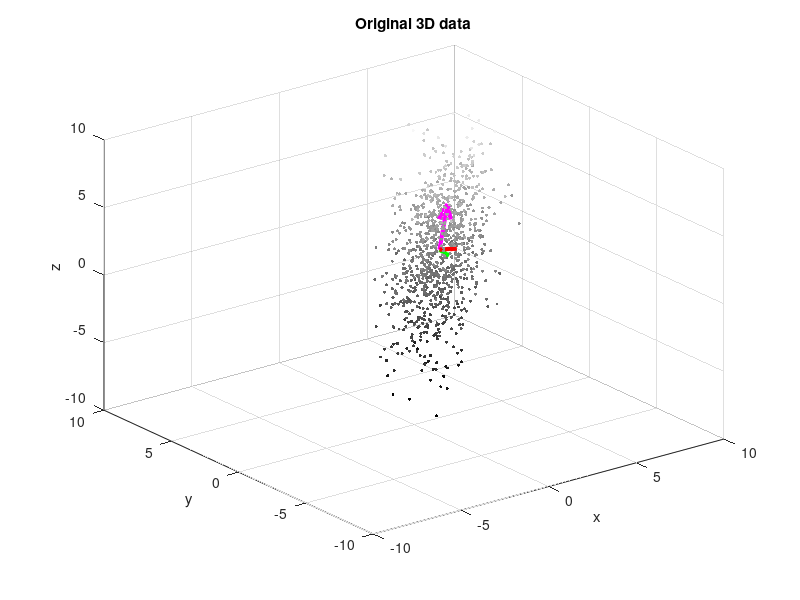
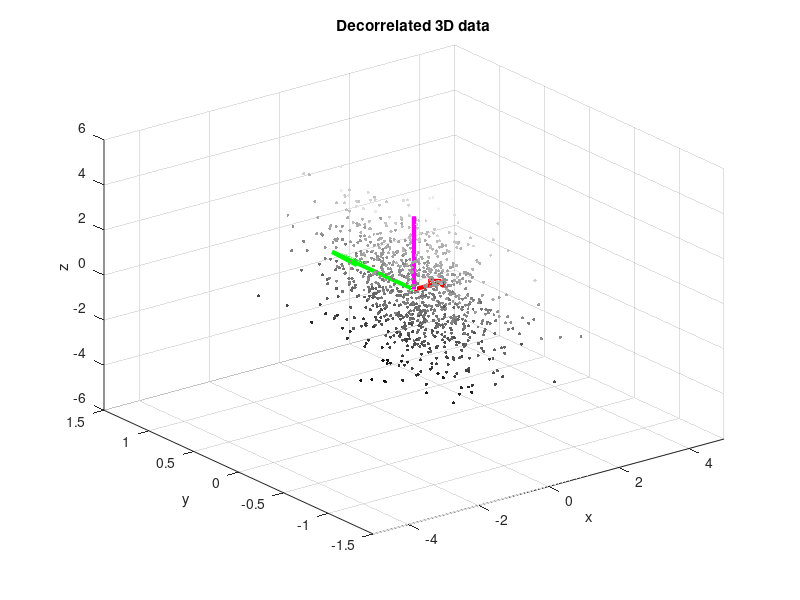
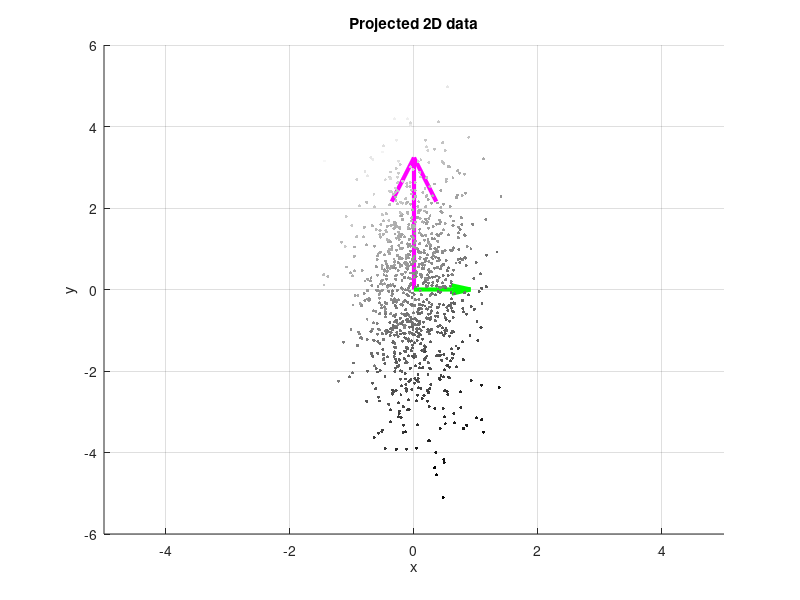
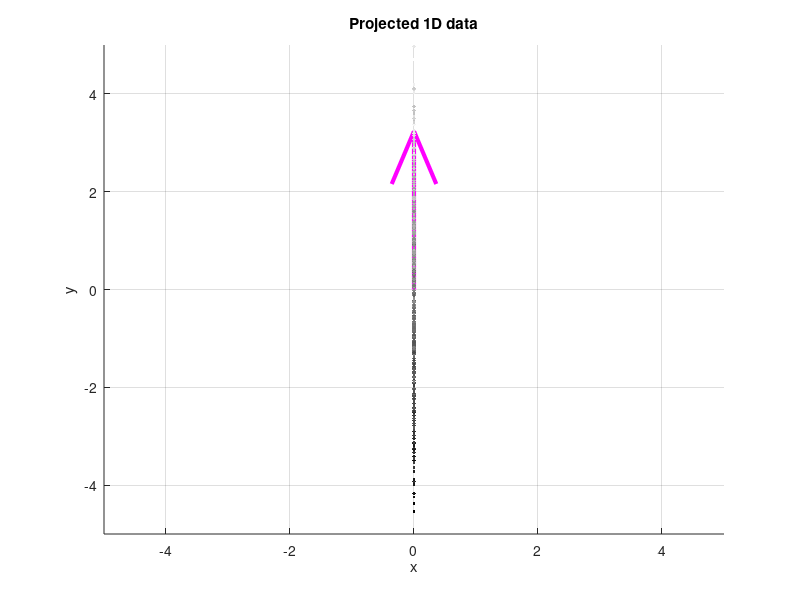

Source code (MATLAB) for these figures, in order:
%% This script generates and plots 3D data, and performs a principal
%% component analysis to decorrelate the data, and to reduce the
%% dimensionality of the feature space.

% https://www.visiondummy.com/2014/05/feature-extraction-using-pca/#PCA_as_a_decorrelation_method

% Note that matlab has an optimized function to perform PCA: princomp()
% However, in this script we perform PCA manually by calculating the
% eigenvectors, for demonstration/educational purposes.

clear ;
close all;
clc;


% Create some random data
s = [2 2 2];  % skew factor
x = randn(1000,1);
y1 = normrnd(s(1).*x,1)+3;
y2 = normrnd(s(2).*x,1)+2;
y3 = normrnd(s(3).*x,1)+1;
data = [y1 y2 y3];

 plot3(data(:,1), data(:,2), data(:,3), '.')
 
%%%%%%%%%%%%% PLOT THE ORIGINAL DATA %%%%%%%%%%%
% Get the coordinates of the data mean
avg = mean(data);
X0=avg(1);
Y0=avg(2);
Z0=avg(3);

% Plot the original data
scatter3(data(:,1), data(:,2), data(:,3), 5, data(:,3), 'filled');
colormap(gray);

% Calculate the eigenvectors and eigenvalues
covariance = cov(data)
[eigenvec, eigenval ] = eig(covariance);

% Get the index of the largest eigenvector
largest_eigenvec = eigenvec(:, 3);
largest_eigenval = eigenval(3,3);
medium_eigenvec = eigenvec(:, 2);
medium_eigenval = eigenval(2,2);
smallest_eigenvec = eigenvec(:, 1);
smallest_eigenval = eigenval(1,1);

% Plot the eigenvectors
hold on;
quiver3(X0, Y0, Z0, largest_eigenvec(1)*sqrt(largest_eigenval), largest_eigenvec(2)*sqrt(largest_eigenval), largest_eigenvec(3)*sqrt(largest_eigenval), '-m', 'LineWidth',3);
quiver3(X0, Y0, Z0, medium_eigenvec(1)*sqrt(medium_eigenval), medium_eigenvec(2)*sqrt(medium_eigenval), medium_eigenvec(3)*sqrt(medium_eigenval), '-g', 'LineWidth',3);
quiver3(X0, Y0, Z0, smallest_eigenvec(1)*sqrt(smallest_eigenval), smallest_eigenvec(2)*sqrt(smallest_eigenval), smallest_eigenvec(3)*sqrt(smallest_eigenval), '-r', 'LineWidth',3);
hold on;

% Set the axis labels
hXLabel = xlabel('x');
hYLabel = ylabel('y');
hZLabel = zlabel('z');
xlim([-10,10]);
ylim([-10,10]);
zlim([-10,10]);
title('Original 3D data');

%%%%%%%%%%%%% CENTER THE DATA %%%%%%%%%%%
data = data-repmat(avg, size(data, 1), 1);

%%%%%%%%%%%%% NORMALIZE THE DATA %%%%%%%%%%%
stdev = sqrt(diag(covariance));
data = data./repmat(stdev', size(data, 1), 1);

%%%%%%%%%%%%% DECORRELATE THE DATA %%%%%%%%%%%
decorrelateddata = (data*eigenvec);

% Plot the decorrelated data
figure;
scatter3(decorrelateddata(:,1), decorrelateddata(:,2), decorrelateddata(:,3), 5, decorrelateddata(:,3), 'filled');
colormap(gray);

% Plot the eigenvectors (which are now the axes (0,0,1), (0,1,0), (1,0,0)
% and the mean of the centered data is at (0,0,0)
hold on;
quiver3(0, 0, 0, 0, 0, 1*sqrt(largest_eigenval), '-m', 'LineWidth',3);
quiver3(0, 0, 0, 0, 1*sqrt(medium_eigenval), 0, '-g', 'LineWidth',3);
quiver3(0, 0, 0, 1*sqrt(smallest_eigenval), 0, 0, '-r', 'LineWidth',3);
hold on;

% Set the axis labels
hXLabel = xlabel('x');
hYLabel = ylabel('y');
hZLabel = zlabel('z');
xlim([-5,5]);
xlim([-5,5]);
xlim([-5,5]);
title('Decorrelated 3D data');


%%%%%%%%%%%%% PROJECT THE DATA ONTO THE 2 LARGEST EIGENVECTORS %%%%%%%%%%%

eigenvec_2d=eigenvec(:,2:3);

data_2d = data*eigenvec_2d;

% Plot the 2D data
figure;
scatter(data_2d(:,1), data_2d(:,2), 5, data(:,3), 'filled');
colormap(gray);

% Plot the eigenvectors
hold on;
quiver(0, 0, 0*sqrt(largest_eigenval), 1*sqrt(largest_eigenval), '-m', 'LineWidth',3);
quiver(0, 0, 1*sqrt(medium_eigenval), 0*sqrt(medium_eigenval), '-g', 'LineWidth',3);
hold on;

% Set the axis labels
hXLabel = xlabel('x');
hYLabel = ylabel('y');
xlim([-5,5]);
xlim([-5,5]);
title('Projected 2D data');
grid on;



%%%%%%%%%%%%% PROJECT THE DATA ONTO THE LARGEST EIGENVECTOR %%%%%%%%%%%

eigenvec_1d=eigenvec(:,3);

data_1d = data*eigenvec_1d;

% Plot the 1D data
figure;
scatter(repmat(0, size(data_1d,1), 1), data_1d, 5, data(:,3), 'filled');
colormap(gray);

% Plot the eigenvector
hold on;
quiver(0, 0, 0*sqrt(largest_eigenval), 1*sqrt(largest_eigenval), '-m', 'LineWidth',3);
hold on;

% Set the axis labels
hXLabel = xlabel('x');
hYLabel = ylabel('y');
xlim([-5,5]);
ylim([-5,5]);
title('Projected 1D data');
grid on;
